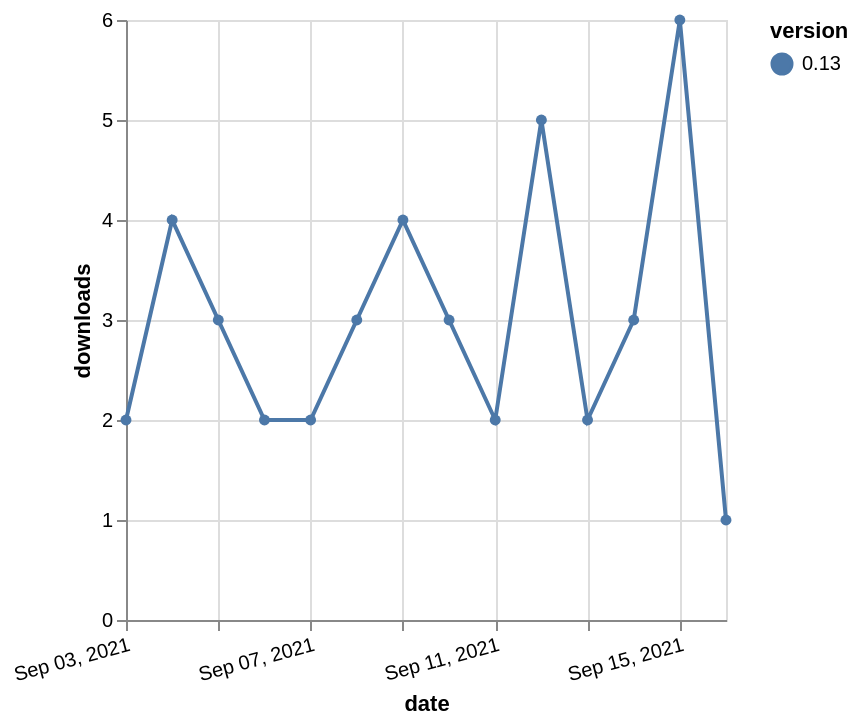

Describe this chart as a Vega-Lite specification.
### Vega-Lite specification from a JSON file in a GitHub repository (floating-point values rounded to 4 significant figures)
{"$schema": "https://vega.github.io/schema/vega-lite/v5.json", "description": "A simple bar chart with embedded data.", "data": {"values": [{"date": "2021-09-03", "total": 5740, "delta": 2, "version": "0.13"}, {"date": "2021-09-04", "total": 5744, "delta": 4, "version": "0.13"}, {"date": "2021-09-05", "total": 5747, "delta": 3, "version": "0.13"}, {"date": "2021-09-06", "total": 5749, "delta": 2, "version": "0.13"}, {"date": "2021-09-07", "total": 5751, "delta": 2, "version": "0.13"}, {"date": "2021-09-08", "total": 5754, "delta": 3, "version": "0.13"}, {"date": "2021-09-09", "total": 5758, "delta": 4, "version": "0.13"}, {"date": "2021-09-10", "total": 5761, "delta": 3, "version": "0.13"}, {"date": "2021-09-11", "total": 5763, "delta": 2, "version": "0.13"}, {"date": "2021-09-12", "total": 5768, "delta": 5, "version": "0.13"}, {"date": "2021-09-13", "total": 5770, "delta": 2, "version": "0.13"}, {"date": "2021-09-14", "total": 5773, "delta": 3, "version": "0.13"}, {"date": "2021-09-15", "total": 5779, "delta": 6, "version": "0.13"}, {"date": "2021-09-16", "total": 5780, "delta": 1, "version": "0.13"}]}, "width": "container", "mark": {"type": "line", "point": {"filled": true}}, "encoding": {"x": {"field": "date", "type": "temporal", "timeUnit": "yearmonthdate", "title": "date", "axis": {"labelAngle": -15}}, "y": {"field": "delta", "type": "quantitative", "title": "downloads"}, "color": {"field": "version", "type": "nominal"}, "tooltip": {"field": "delta"}}}
